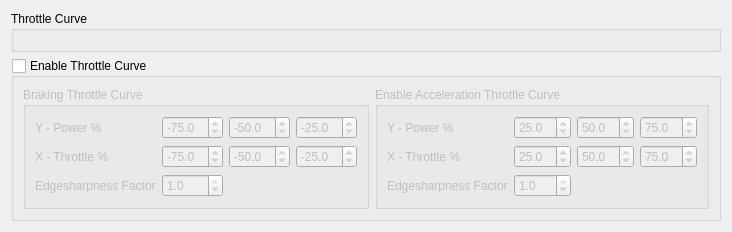
            <widget class="QWidget" name="tab_100">
             <attribute name="title">
              <string>Throttle-Curve</string>
             </attribute>
             <layout class="QVBoxLayout" name="verticalLayout_100">
              <item>
               <widget class="QGroupBox" name="groupBox_21">
                <property name="title">
                 <string>Throttle Curve</string>
                </property>
                <layout class="QGridLayout" name="gridLayout_16">
                 <item row="0" column="0">
                  <widget class="QCustomPlot" name="throttleCurvePlot" native="true">
                   <property name="sizePolicy">
                    <sizepolicy hsizetype="MinimumExpanding" vsizetype="Expanding">
                     <horstretch>0</horstretch>
                     <verstretch>0</verstretch>
                    </sizepolicy>
                   </property>
                  </widget>
                 </item>
                </layout>
               </widget>
              </item>
              <item>
               <widget class="QGroupBox" name="appconfAdjustableThrottle">
                <property name="sizePolicy">
                 <sizepolicy hsizetype="Minimum" vsizetype="Minimum">
                  <horstretch>0</horstretch>
                  <verstretch>0</verstretch>
                 </sizepolicy>
                </property>
                <property name="title">
                 <string>Enable Throttle Curve</string>
                </property>
                <property name="checkable">
                 <bool>true</bool>
                </property>
                <property name="checked">
                 <bool>false</bool>
                </property>
                <layout class="QGridLayout" name="gridLayout_48">
                 <item row="0" column="1">
                  <widget class="QGroupBox" name="groupBox_53">
                   <property name="sizePolicy">
                    <sizepolicy hsizetype="Minimum" vsizetype="Minimum">
                     <horstretch>0</horstretch>
                     <verstretch>0</verstretch>
                    </sizepolicy>
                   </property>
                   <property name="title">
                    <string>Enable Acceleration Throttle Curve</string>
                   </property>
                   <property name="checkable">
                    <bool>false</bool>
                   </property>
                   <property name="checked">
                    <bool>false</bool>
                   </property>
                   <layout class="QGridLayout" name="gridLayout_48">
                    <item row="0" column="0" rowspan="3">
                     <layout class="QGridLayout" name="gridLayout_52">
                      <item row="1" column="3">
                       <widget class="QDoubleSpinBox" name="x3Throttle">
                        <property name="sizePolicy">
                         <sizepolicy hsizetype="Minimum" vsizetype="Minimum">
                          <horstretch>0</horstretch>
                          <verstretch>0</verstretch>
                         </sizepolicy>
                        </property>
                        <property name="decimals">
                         <number>1</number>
                        </property>
                        <property name="minimum">
                         <double>1.500000000000000</double>
                        </property>
                        <property name="maximum">
                         <double>99.500000000000000</double>
                        </property>
                        <property name="singleStep">
                         <double>0.500000000000000</double>
                        </property>
                        <property name="value">
                         <double>75.000000000000000</double>
                        </property>
                       </widget>
                      </item>
                      <item row="0" column="3">
                       <widget class="QDoubleSpinBox" name="y3Throttle">
                        <property name="sizePolicy">
                         <sizepolicy hsizetype="Minimum" vsizetype="Minimum">
                          <horstretch>0</horstretch>
                          <verstretch>0</verstretch>
                         </sizepolicy>
                        </property>
                        <property name="decimals">
                         <number>1</number>
                        </property>
                        <property name="minimum">
                         <double>0.000000000000000</double>
                        </property>
                        <property name="maximum">
                         <double>100.000000000000000</double>
                        </property>
                        <property name="singleStep">
                         <double>0.500000000000000</double>
                        </property>
                        <property name="value">
                         <double>75.000000000000000</double>
                        </property>
                       </widget>
                      </item>
                      <item row="1" column="1">
                       <widget class="QDoubleSpinBox" name="x1Throttle">
                        <property name="sizePolicy">
                         <sizepolicy hsizetype="Minimum" vsizetype="Minimum">
                          <horstretch>0</horstretch>
                          <verstretch>0</verstretch>
                         </sizepolicy>
                        </property>
                        <property name="decimals">
                         <number>1</number>
                        </property>
                        <property name="minimum">
                         <double>0.500000000000000</double>
                        </property>
                        <property name="maximum">
                         <double>98.500000000000000</double>
                        </property>
                        <property name="singleStep">
                         <double>0.500000000000000</double>
                        </property>
                        <property name="value">
                         <double>25.000000000000000</double>
                        </property>
                       </widget>
                      </item>
                      <item row="0" column="2">
                       <widget class="QDoubleSpinBox" name="y2Throttle">
                        <property name="sizePolicy">
                         <sizepolicy hsizetype="Minimum" vsizetype="Minimum">
                          <horstretch>0</horstretch>
                          <verstretch>0</verstretch>
                         </sizepolicy>
                        </property>
                        <property name="decimals">
                         <number>1</number>
                        </property>
                        <property name="minimum">
                         <double>0.000000000000000</double>
                        </property>
                        <property name="maximum">
                         <double>100.000000000000000</double>
                        </property>
                        <property name="singleStep">
                         <double>0.500000000000000</double>
                        </property>
                        <property name="value">
                         <double>50.000000000000000</double>
                        </property>
                       </widget>
                      </item>
                      <item row="1" column="2">
                       <widget class="QDoubleSpinBox" name="x2Throttle">
                        <property name="sizePolicy">
                         <sizepolicy hsizetype="Minimum" vsizetype="Minimum">
                          <horstretch>0</horstretch>
                          <verstretch>0</verstretch>
                         </sizepolicy>
                        </property>
                        <property name="decimals">
                         <number>1</number>
                        </property>
                        <property name="minimum">
                         <double>1.000000000000000</double>
                        </property>
                        <property name="maximum">
                         <double>99.000000000000000</double>
                        </property>
                        <property name="singleStep">
                         <double>0.500000000000000</double>
                        </property>
                        <property name="value">
                         <double>50.000000000000000</double>
                        </property>
                       </widget>
                      </item>
                      <item row="0" column="1">
                       <widget class="QDoubleSpinBox" name="y1Throttle">
                        <property name="sizePolicy">
                         <sizepolicy hsizetype="Minimum" vsizetype="Minimum">
                          <horstretch>0</horstretch>
                          <verstretch>0</verstretch>
                         </sizepolicy>
                        </property>
                        <property name="decimals">
                         <number>1</number>
                        </property>
                        <property name="minimum">
                         <double>0.000000000000000</double>
                        </property>
                        <property name="maximum">
                         <double>100.000000000000000</double>
                        </property>
                        <property name="singleStep">
                         <double>0.500000000000000</double>
                        </property>
                        <property name="value">
                         <double>25.000000000000000</double>
                        </property>
                       </widget>
                      </item>
                      <item row="0" column="0">
                       <widget class="QLabel" name="label_102">
                        <property name="sizePolicy">
                         <sizepolicy hsizetype="Preferred" vsizetype="Minimum">
                          <horstretch>0</horstretch>
                          <verstretch>0</verstretch>
                         </sizepolicy>
                        </property>
                        <property name="text">
                         <string>Y - Power %</string>
                        </property>
                       </widget>
                      </item>
                      <item row="1" column="0">
                       <widget class="QLabel" name="label_106">
                        <property name="sizePolicy">
                         <sizepolicy hsizetype="Preferred" vsizetype="Minimum">
                          <horstretch>0</horstretch>
                          <verstretch>0</verstretch>
                         </sizepolicy>
                        </property>
                        <property name="text">
                         <string>X - Throttle %</string>
                        </property>
                       </widget>
                      </item>
                      <item row="2" column="1">
                       <widget class="QDoubleSpinBox" name="bezierReduceFactorBox">
                        <property name="sizePolicy">
                         <sizepolicy hsizetype="Minimum" vsizetype="Minimum">
                          <horstretch>0</horstretch>
                          <verstretch>0</verstretch>
                         </sizepolicy>
                        </property>
                        <property name="decimals">
                         <number>1</number>
                        </property>
                        <property name="minimum">
                         <double>0.000000000000000</double>
                        </property>
                        <property name="maximum">
                         <double>1.000000000000000</double>
                        </property>
                        <property name="singleStep">
                         <double>0.050000000000000</double>
                        </property>
                        <property name="value">
                         <double>1.000000000000000</double>
                        </property>
                       </widget>
                      </item>
                      <item row="2" column="0">
                       <widget class="QLabel" name="label_113">
                        <property name="text">
                         <string>Edgesharpness Factor</string>
                        </property>
                       </widget>
                      </item>
                     </layout>
                    </item>
                   </layout>
                  </widget>
                 </item>
                 <item row="0" column="0">
                  <widget class="QGroupBox" name="groupBox_54">
                   <property name="title">
                    <string>Braking Throttle Curve</string>
                   </property>
                   <property name="checkable">
                    <bool>false</bool>
                   </property>
                   <property name="checked">
                    <bool>false</bool>
                   </property>
                   <layout class="QGridLayout" name="gridLayout_56">
                    <item row="0" column="0" rowspan="3">
                     <layout class="QGridLayout" name="gridLayout_62">
                      <item row="0" column="0">
                       <widget class="QLabel" name="label_302">
                        <property name="sizePolicy">
                         <sizepolicy hsizetype="Preferred" vsizetype="Minimum">
                          <horstretch>0</horstretch>
                          <verstretch>0</verstretch>
                         </sizepolicy>
                        </property>
                        <property name="text">
                         <string>Y - Power %</string>
                        </property>
                       </widget>
                      </item>
                      <item row="2" column="0">
                       <widget class="QLabel" name="label_313">
                        <property name="text">
                         <string>Edgesharpness Factor</string>
                        </property>
                       </widget>
                      </item>
                      <item row="1" column="0">
                       <widget class="QLabel" name="label_306">
                        <property name="sizePolicy">
                         <sizepolicy hsizetype="Preferred" vsizetype="Minimum">
                          <horstretch>0</horstretch>
                          <verstretch>0</verstretch>
                         </sizepolicy>
                        </property>
                        <property name="text">
                         <string>X - Throttle %</string>
                        </property>
                       </widget>
                      </item>
                      <item row="1" column="3">
                       <widget class="QDoubleSpinBox" name="x1NegThrottle">
                        <property name="sizePolicy">
                         <sizepolicy hsizetype="Minimum" vsizetype="Minimum">
                          <horstretch>0</horstretch>
                          <verstretch>0</verstretch>
                         </sizepolicy>
                        </property>
                        <property name="decimals">
                         <number>1</number>
                        </property>
                        <property name="minimum">
                         <double>-98.500000000000000</double>
                        </property>
                        <property name="maximum">
                         <double>-0.500000000000000</double>
                        </property>
                        <property name="singleStep">
                         <double>0.500000000000000</double>
                        </property>
                        <property name="value">
                         <double>-25.000000000000000</double>
                        </property>
                       </widget>
                      </item>
                      <item row="0" column="3">
                       <widget class="QDoubleSpinBox" name="y1NegThrottle">
                        <property name="sizePolicy">
                         <sizepolicy hsizetype="Minimum" vsizetype="Minimum">
                          <horstretch>0</horstretch>
                          <verstretch>0</verstretch>
                         </sizepolicy>
                        </property>
                        <property name="decimals">
                         <number>1</number>
                        </property>
                        <property name="minimum">
                         <double>-100.000000000000000</double>
                        </property>
                        <property name="maximum">
                         <double>0.000000000000000</double>
                        </property>
                        <property name="singleStep">
                         <double>0.500000000000000</double>
                        </property>
                        <property name="value">
                         <double>-25.000000000000000</double>
                        </property>
                       </widget>
                      </item>
                      <item row="1" column="1">
                       <widget class="QDoubleSpinBox" name="x3NegThrottle">
                        <property name="sizePolicy">
                         <sizepolicy hsizetype="Minimum" vsizetype="Minimum">
                          <horstretch>0</horstretch>
                          <verstretch>0</verstretch>
                         </sizepolicy>
                        </property>
                        <property name="decimals">
                         <number>1</number>
                        </property>
                        <property name="minimum">
                         <double>-99.500000000000000</double>
                        </property>
                        <property name="maximum">
                         <double>-1.500000000000000</double>
                        </property>
                        <property name="singleStep">
                         <double>0.500000000000000</double>
                        </property>
                        <property name="value">
                         <double>-75.000000000000000</double>
                        </property>
                       </widget>
                      </item>
                      <item row="0" column="1">
                       <widget class="QDoubleSpinBox" name="y3NegThrottle">
                        <property name="sizePolicy">
                         <sizepolicy hsizetype="Minimum" vsizetype="Minimum">
                          <horstretch>0</horstretch>
                          <verstretch>0</verstretch>
                         </sizepolicy>
                        </property>
                        <property name="decimals">
                         <number>1</number>
                        </property>
                        <property name="minimum">
                         <double>-100.000000000000000</double>
                        </property>
                        <property name="maximum">
                         <double>0.000000000000000</double>
                        </property>
                        <property name="singleStep">
                         <double>0.500000000000000</double>
                        </property>
                        <property name="value">
                         <double>-75.000000000000000</double>
                        </property>
                       </widget>
                      </item>
                      <item row="0" column="2">
                       <widget class="QDoubleSpinBox" name="y2NegThrottle">
                        <property name="sizePolicy">
                         <sizepolicy hsizetype="Minimum" vsizetype="Minimum">
                          <horstretch>0</horstretch>
                          <verstretch>0</verstretch>
                         </sizepolicy>
                        </property>
                        <property name="decimals">
                         <number>1</number>
                        </property>
                        <property name="minimum">
                         <double>-100.000000000000000</double>
                        </property>
                        <property name="maximum">
                         <double>0.000000000000000</double>
                        </property>
                        <property name="singleStep">
                         <double>0.500000000000000</double>
                        </property>
                        <property name="value">
                         <double>-50.000000000000000</double>
                        </property>
                       </widget>
                      </item>
                      <item row="1" column="2">
                       <widget class="QDoubleSpinBox" name="x2NegThrottle">
                        <property name="sizePolicy">
                         <sizepolicy hsizetype="Minimum" vsizetype="Minimum">
                          <horstretch>0</horstretch>
                          <verstretch>0</verstretch>
                         </sizepolicy>
                        </property>
                        <property name="decimals">
                         <number>1</number>
                        </property>
                        <property name="minimum">
                         <double>-99.000000000000000</double>
                        </property>
                        <property name="maximum">
                         <double>-1.000000000000000</double>
                        </property>
                        <property name="singleStep">
                         <double>0.500000000000000</double>
                        </property>
                        <property name="value">
                         <double>-50.000000000000000</double>
                        </property>
                       </widget>
                      </item>
                      <item row="2" column="1">
                       <widget class="QDoubleSpinBox" name="bezierNegReduceFactorBox">
                        <property name="sizePolicy">
                         <sizepolicy hsizetype="Minimum" vsizetype="Minimum">
                          <horstretch>0</horstretch>
                          <verstretch>0</verstretch>
                         </sizepolicy>
                        </property>
                        <property name="decimals">
                         <number>1</number>
                        </property>
                        <property name="minimum">
                         <double>0.000000000000000</double>
                        </property>
                        <property name="maximum">
                         <double>1.000000000000000</double>
                        </property>
                        <property name="singleStep">
                         <double>0.050000000000000</double>
                        </property>
                        <property name="value">
                         <double>1.000000000000000</double>
                        </property>
                       </widget>
                      </item>
                     </layout>
                    </item>
                   </layout>
                  </widget>
                 </item>
                </layout>
               </widget>
              </item>
             </layout>
            </widget>
